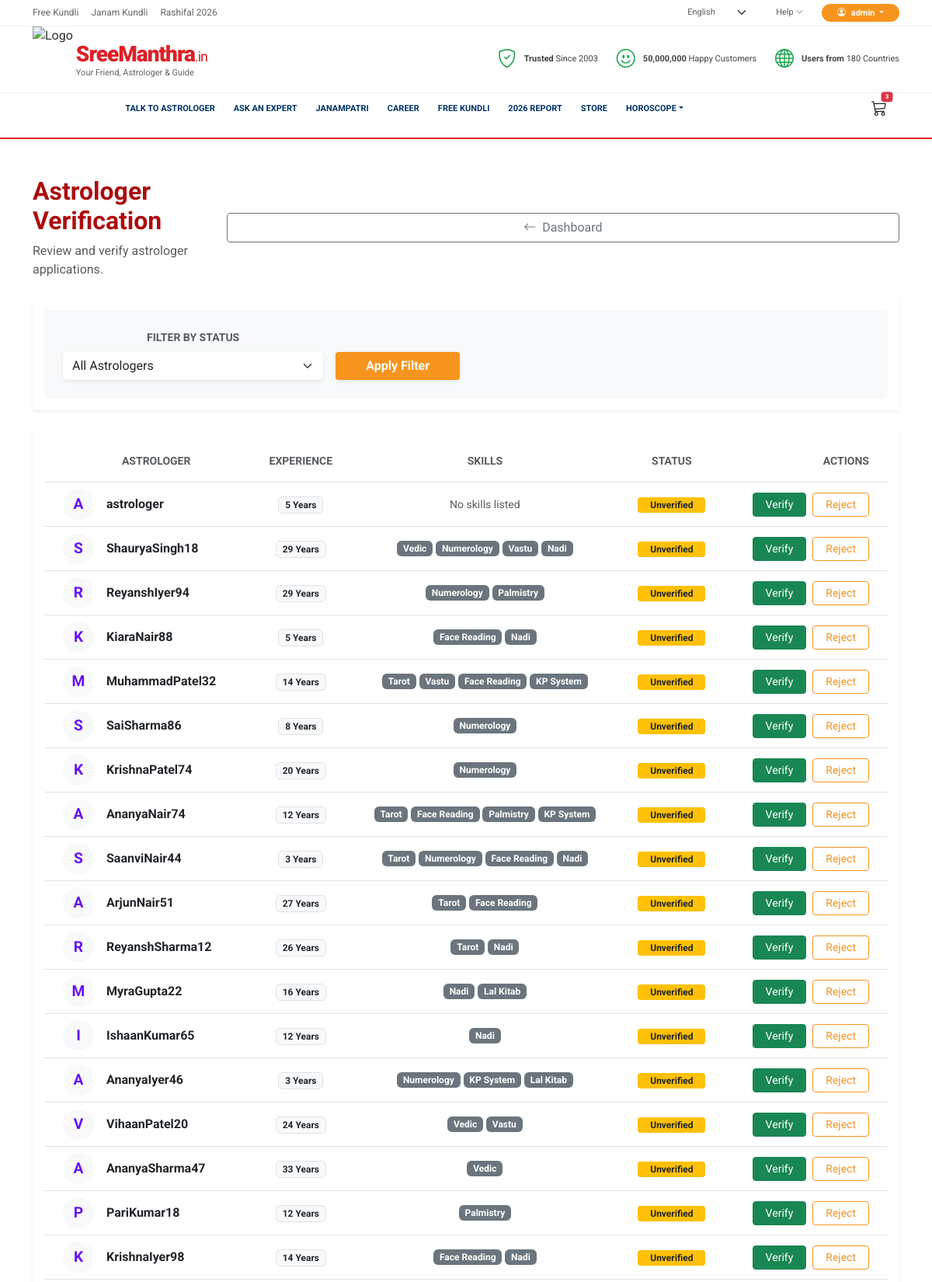
The page /accounts/admin-dashboard/astrologers/ (signed in, upper part) on the database its author committed.
### accounts/models.py (models this page shows)
class User(AbstractUser):
    pass
    class Meta:
        verbose_name = 'User'
        verbose_name_plural = 'Users'

### astrologers/models.py (models this page shows, shortened)
class AstrologerProfile(models.Model):
    user = models.OneToOneField(settings.AUTH_USER_MODEL, on_delete=models.CASCADE, related_name='astrologer_profile')
    bio = models.TextField()
    experience_years = models.IntegerField(default=0)
    skills = models.ManyToManyField(Skill)
    languages = models.ManyToManyField(Language)
    chat_price_per_minute = models.DecimalField(max_digits=6, decimal_places=2, default=10.00)
    call_price_per_minute = models.DecimalField(max_digits=6, decimal_places=2, default=15.00)
    rating = models.DecimalField(max_digits=3, decimal_places=2, default=0.0)
    is_verified = models.BooleanField(default=False)

class Skill(models.Model):
    name = models.CharField(max_length=50)

### accounts/views.py (the view)
# urls.py: path('admin-dashboard/astrologers/', views.admin_astrologer_list, name='admin_astrologer_list'),
@staff_member_required
def admin_astrologer_list(request):
    filter_status = request.GET.get('filter')
    astrologers = AstrologerProfile.objects.all().order_by('is_verified', '-id')
    if filter_status == 'verified':
        astrologers = astrologers.filter(is_verified=True)
    elif filter_status == 'unverified':
        astrologers = astrologers.filter(is_verified=False)
    return render(request, 'accounts/admin_astrologer_list.html', {
        'astrologers': astrologers,
        'current_filter': filter_status
    })

### templates/accounts/admin_astrologer_list.html (shortened to what this page needs)
{% extends 'base.html' %}
{% block content %}
<div class="container py-3 py-md-5" style="min-height: 80vh;">
    <div class="d-flex flex-column flex-md-row justify-content-between align-items-center mb-4">
        <div class="mb-3 mb-md-0">
            <h2 class="fw-bold" style="color: #ab0d0d;">Astrologer Verification</h2>
            <p class="text-muted mb-0">Review and verify astrologer applications.</p>
        </div>
        <a href="{% url 'accounts:admin_dashboard' %}" class="btn btn-outline-secondary rounded-pill px-4 w-100 w-md-auto">
            <i class="bi bi-arrow-left me-2"></i>Dashboard
        </a>
    </div>
    <div class="card border-0 shadow-sm mb-4">
        <div class="card-body p-4 bg-light rounded">
            <form method="get" action="{% url 'accounts:admin_astrologer_list' %}" class="row g-3 align-items-end">
                <div class="col-12 col-md-4">
                    <label class="form-label text-muted small text-uppercase fw-bold">Filter by Status</label>
                    <select name="filter" class="form-select border-0 shadow-sm">
                        <option value="">All Astrologers</option>
                    </select>
                </div>
                <div class="col-12 col-md-2">
                    <button type="submit" class="btn btn-danger w-100 fw-bold shadow-sm"
                        style="background-color: #ab0d0d; border: none;">Apply Filter</button>
                </div>
            </form>
        </div>
    </div>
    <div class="card border-0 shadow-sm">
        <div class="table-responsive">
            <table class="table align-middle mb-0 table-hover">
                <thead class="bg-light">
                    <tr>
                        <th class="ps-4 py-3 text-uppercase text-muted small">Astrologer</th>
                        <th class="py-3 text-uppercase text-muted small">Experience</th>
                        <th class="py-3 text-uppercase text-muted small">Skills</th>
                        <th class="py-3 text-uppercase text-muted small">Status</th>
                        <th class="py-3 text-uppercase text-muted small text-end pe-4">Actions</th>
                    </tr>
                </thead>
                <tbody>
                    {% for astrologer in astrologers %}
                    <tr>
                        <td class="ps-4">
                            <div class="d-flex align-items-center">
                                <div class="bg-light rounded-circle d-flex align-items-center justify-content-center text-primary fw-bold me-3 text-uppercase"
                                    style="width: 40px; height: 40px; font-size: 1.2rem; color: #6610f2 !important;">
                                    {{ astrologer.user.username|first }}
                                </div>
                                <div class="fw-bold text-dark">{{ astrologer.user.username }}</div>
                            </div>
                        </td>
                        <td>
                            <span class="badge bg-light text-dark border">{{ astrologer.experience_years }} Years</span>
                        </td>
                        <td>
                            {% if astrologer.skills.all %}
                            {% for skill in astrologer.skills.all %}
                            <span class="badge bg-secondary mb-1">{{ skill.name }}</span>
                            {% endfor %}
                            {% else %}
                            <span class="text-muted small">No skills listed</span>
                            {% endif %}
                        </td>
                        <td>
                            {% if astrologer.is_verified %}
                            <span class="badge bg-success rounded-pill px-3">Verified</span>
                            {% else %}
                            <span class="badge bg-warning text-dark rounded-pill px-3">Unverified</span>
                            {% endif %}
                        </td>
                        <td class="text-end pe-4">
                            {% if not astrologer.is_verified %}
                            <form method="post" action="{% url 'accounts:admin_verify_astrologer' astrologer.pk %}"
                                style="display:inline;">
                                <button type="submit" name="action" value="approve"
                                    class="btn btn-sm btn-success rounded-pill px-3 me-1">Verify</button>
                            </form>
                            {% endif %}
                            <form method="post" action="{% url 'accounts:admin_verify_astrologer' astrologer.pk %}"
                                style="display:inline;">
                                <button type="submit" name="action" value="reject"
                                    class="btn btn-sm btn-outline-danger rounded-pill px-3"
                                    onclick="return confirm('Are you sure you want to reject/remove verification?');">Reject</button>
                            </form>
                        </td>
                    </tr>
                    {% empty %}
                    <tr>
                        <td colspan="5" class="text-center py-5 text-muted">No astrologers found.</td>
                    </tr>
                    {% endfor %}
                </tbody>
            </table>
        </div>
    </div>
</div>
{% endblock %}

### templates/base.html (shortened to what this page needs)
<!DOCTYPE html>
{% load static %}
{% load i18n %} {% load custom_filters %}
<html lang="{{ LANGUAGE_CODE }}">
  <head>
    <link href="https://cdn.jsdelivr.net/npm/bootstrap@5.3.2/dist/css/bootstrap.min.css" rel="stylesheet"/>
    <link href="https://cdn.jsdelivr.net/npm/bootstrap-icons/font/bootstrap-icons.css" rel="stylesheet"/>
    <link rel="stylesheet" href="{% static 'css/style.css' %}?v={{ 1737807500 }}" />
    <link rel="stylesheet" href="{% static 'css/mobile_styles.css' %}?v={{ 1737807500 }}" />
    <link rel="stylesheet" href="{% static 'css/overflow_fix.css' %}?v={{ 1737807500 }}" />
  </head>
  <body>
    <header class="sacred-header">
      <div class="top-utility-row py-1 d-none d-lg-block">
        <div class="container d-flex justify-content-between align-items-center">
          <div class="d-flex gap-3 utility-links">
            <a href="#">{% trans "Free Kundli" %}</a>
            <a href="#">{% trans "Janam Kundli" %}</a>
            <a href="#">{% trans "Rashifal 2026" %}</a>
          </div>
          <div class="d-flex align-items-center gap-4 utility-actions">
            <form action="{% url 'set_language' %}" method="post" class="m-0">
               <select name="language" onchange="this.form.submit()" class="form-select form-select-sm border-0 bg-transparent text-muted" style="font-size: 11px; cursor: pointer;">
                  {% get_current_language as CURRENT_LANG %} {% get_available_languages as LANGUAGES %}
                  {% for lang in LANGUAGES %}
                  <option value="{{ lang.0 }}" {% if lang.0 == CURRENT_LANG %}selected{% endif %}>{{ lang.1 }}</option>
                  {% endfor %}
               </select>
            </form>
            <a href="#" class="text-decoration-none text-muted" style="font-size: 11px;">Help <i class="bi bi-chevron-down small"></i></a>
            {% if user.is_authenticated %}
            <div class="d-flex align-items-center gap-3">
               <div class="dropdown">
                  <a class="login-auth-btn dropdown-toggle" href="#" data-bs-toggle="dropdown">
                    <i class="bi bi-person-circle me-1"></i> {{ user.username|truncatechars:10 }}
                  </a>
               </div>
            </div>
            {% else %}
            <a href="{% url 'accounts:login' %}" class="login-auth-btn"><i class="bi bi-person-circle me-1"></i> Log In / Sign up</a>
            {% endif %}
          </div>
        </div>
      </div>
      <div class="header-branding-row">
        <div class="container d-flex justify-content-between align-items-center">
          <div class="brand-block">
            <a href="/" class="d-flex align-items-center gap-1 text-decoration-none">
              <img src="{% static 'img/logo.png' %}?v=4" alt="Logo" style="height: 85px;">
              <div class="brand-text">
                <span class="brand-main">SreeManthra<small>.in</small></span>
                <span class="brand-sub">Your Friend, Astrologer & Guide</span>
              </div>
            </a>
          </div>
          <div class="d-none d-lg-flex gap-4 trust-badges-list">
            <div class="trust-item"><i class="bi bi-shield-check"></i> <div><b>Trusted</b> Since 2003</div></div>
            <div class="trust-item"><i class="bi bi-emoji-smile"></i> <div><b>50,000,000</b> Happy Customers</div></div>
            <div class="trust-item"><i class="bi bi-globe"></i> <div><b>Users from</b> 180 Countries</div></div>
          </div>
        </div>
      </div>
      <nav class="navbar navbar-expand-lg navbar-light sacred-nav p-0 d-none d-lg-block">
        <div class="container d-flex">
          <ul class="navbar-nav mx-auto sm-nav-links">
            <li class="nav-item">
              <a class="nav-link" href="{% url 'astrologers:astrologer_list' %}"><span class="badge-sm-live">LIVE</span> TALK TO ASTROLOGER</a>
            </li>
            <li class="nav-item">
              <a class="nav-link" href="#">ASK AN EXPERT</a>
            </li>
            <li class="nav-item">
              <a class="nav-link" href="#"><span class="badge-sm-offer">50%</span> JANAMPATRI</a>
            </li>
            <li class="nav-item">
              <a class="nav-link" href="#">CAREER</a>
            </li>
            <li class="nav-item">
              <a class="nav-link" href="{% url 'kundali:kundali_form' %}">FREE KUNDLI</a>
            </li>
            <li class="nav-item">
              <a class="nav-link" href="#"><span class="badge-sm-offer">50%</span> 2026 REPORT</a>
            </li>
            <li class="nav-item">
              <a class="nav-link" href="{% url 'astromall:product_list' %}">STORE</a>
            </li>
            <li class="nav-item dropdown">
              <a class="nav-link dropdown-toggle" href="#" data-bs-toggle="dropdown">HOROSCOPE</a>
            </li>
          </ul>
          <div class="ms-auto d-flex align-items-center">
            <a href="{% url 'astromall:view_cart' %}" class="nav-link position-relative text-dark px-3">
              <i class="bi bi-cart3 fs-5"></i>
              {% if user.cart_items.count > 0 %}
              <span class="badge rounded-pill bg-danger position-absolute top-10 start-90 translate-middle" style="font-size: 8px;">{{ user.cart_items.count }}</span>
              {% endif %}
            </a>
          </div>
        </div>
      </nav>
    </header>
    <main>{% block content %} {% endblock %}</main>
                    {% get_current_language as CURRENT_LANG %} {% get_available_languages as LANGUAGES %}
  </body>
</html>

### static/css/style.css (style rules this page uses)
:root { --sm-orange: #F7941D; --sm-navy: #003366; --sm-yellow: #FFCB05; --sm-light-bg: #F9FAFB; --sm-white: #FFFFFF; --sm-text-dark: #333333; --kumkum-red: var(--sm-orange); --ruby-red: var(--sm-orange); --sapphire-blue: var(--sm-navy); --amethyst-purple: #9333EA; --wood-brown: var(--sm-text-dark); --pure-white: var(--sm-white); --light-bg: var(--sm-light-bg); }
html { scroll-behavior: smooth; }
* { margin: 0; padding: 0; box-sizing: border-box; }
body { font-family: 'Roboto', sans-serif; background-color: var(--sm-white); color: var(--sm-text-dark); min-height: 100vh; line-height: 1.5; user-select: none; -webkit-user-select: none; -moz-user-select: none; -ms-user-select: none; }
h1, h2, h3, h4, h5, h6, .navbar-brand { font-family: 'Roboto', sans-serif; font-weight: 700; }
a { text-decoration: none; color: inherit; transition: all 0.4s cubic-bezier(0.165, 0.84, 0.44, 1); }
.top-utility-row { background: #FFF; border-bottom: 1px solid #EEE; font-size: 12px; }
.utility-links a { color: #666; font-weight: 400; }
.utility-actions .login-auth-btn { background: #F7941D; color: white; padding: 4px 15px; border-radius: 20px; font-weight: 700; }
.header-branding-row { background: #FFF; }
.brand-main { color: #DE1F26; font-size: 28px; font-weight: 900; letter-spacing: -1px; }
.brand-main small { font-size: 18px; font-weight: 400; }
.brand-sub { display: block; font-size: 11px; color: #666; margin-top: -5px; font-weight: 400; }
.trust-item { display: flex; align-items: center; gap: 10px; font-size: 11px; color: #444; }
.trust-item i { font-size: 24px; color: #16A34A; }
.sacred-header { position: sticky; top: 0; z-index: 1100; background: #FFF; box-shadow: 0 2px 15px rgba(0,0,0,0.05); }
.sacred-nav { border-top: 1px solid #EEE; border-bottom: 2px solid #DE1F26; min-height: 40px; background: #FFF; margin-bottom: 0 !important; }
.sm-nav-links .nav-link { font-size: 11px; font-weight: 700; color: #003366 !important; padding: 12px 12px !important; position: relative; white-space: nowrap; text-transform: uppercase; }
.badge-sm-live, .badge-sm-offer, .badge-sm-free { position: absolute; top: 5px; left: 50%; transform: translateX(-50%); font-size: 8px; padding: 1px 4px; border-radius: 2px; color: white; font-weight: 800; }
.login-auth-btn { background: #F7941D !important; color: white !important; padding: 5px 20px !important; border-radius: 20px !important; font-weight: 700 !important; font-size: 11px !important; text-decoration: none !important; border: none !important; }
main { padding-top: 0; }
.btn-danger { background-color: var(--kumkum-red) !important; border-color: var(--kumkum-red) !important; border-radius: 4px !important; }
.btn-outline-danger { color: var(--kumkum-red) !important; border-color: var(--kumkum-red) !important; border-radius: 4px !important; }
.rounded-pill { border-radius: 4px !important; }
.form-label { font-weight: 600; color: var(--wood-brown); }
:root { --sm-orange: #F7941D; --sm-red: #DE1F26; --sm-navy: #003366; --sm-white: #FFFFFF; --sm-light-orange: #FFF9F2; }
.card { border-radius: 4px; position: relative; border: 1px solid #ECECEC; background: var(--sm-white); overflow: hidden; text-align: center; transition: box-shadow 0.3s ease; box-shadow: 0 1px 3px rgba(0,0,0,0.05); cursor: pointer; padding: 15px; }
.card-body { padding: 15px; }
.card::before { display: none; }
@media (min-width: 768px) { .sacred-nav { height: auto !important; min-height: 60px; } }

### static/css/overflow_fix.css (style rules this page uses)
html, body { overflow-x: hidden !important; width: 100%; position: relative; }

### rows shown on the page
User: username "admin", cart_items.count "3"
AstrologerProfile: user.username|first "A", user.username "astrologer", experience_years "5", shows "No skills listed", is_verified "Unverified"
AstrologerProfile: user.username|first "S", user.username "ShauryaSingh18", experience_years "29", is_verified "Unverified"
Skill: name "Vedic"
Skill: name "Numerology"
Skill: name "Vastu"
Skill: name "Nadi"
AstrologerProfile: user.username|first "R", user.username "ReyanshIyer94", experience_years "29", is_verified "Unverified"
Skill: name "Palmistry"
AstrologerProfile: user.username|first "K", user.username "KiaraNair88", experience_years "5", is_verified "Unverified"
Skill: name "Face Reading"
AstrologerProfile: user.username|first "M", user.username "MuhammadPatel32", experience_years "14", is_verified "Unverified"
Skill: name "Tarot"
Skill: name "KP System"
AstrologerProfile: user.username|first "S", user.username "SaiSharma86", experience_years "8", is_verified "Unverified"
AstrologerProfile: user.username|first "K", user.username "KrishnaPatel74", experience_years "20", is_verified "Unverified"
AstrologerProfile: user.username|first "A", user.username "AnanyaNair74", experience_years "12", is_verified "Unverified"
AstrologerProfile: user.username|first "S", user.username "SaanviNair44", experience_years "3", is_verified "Unverified"
AstrologerProfile: user.username|first "A", user.username "ArjunNair51", experience_years "27", is_verified "Unverified"
AstrologerProfile: user.username|first "R", user.username "ReyanshSharma12", experience_years "26", is_verified "Unverified"
AstrologerProfile: user.username|first "M", user.username "MyraGupta22", experience_years "16", is_verified "Unverified"
Skill: name "Lal Kitab"
AstrologerProfile: user.username|first "I", user.username "IshaanKumar65", experience_years "12", is_verified "Unverified"
AstrologerProfile: user.username|first "A", user.username "AnanyaIyer46", experience_years "3", is_verified "Unverified"
AstrologerProfile: user.username|first "V", user.username "VihaanPatel20", experience_years "24", is_verified "Unverified"
AstrologerProfile: user.username|first "A", user.username "AnanyaSharma47", experience_years "33", is_verified "Unverified"
AstrologerProfile: user.username|first "P", user.username "PariKumar18", experience_years "12", is_verified "Unverified"
AstrologerProfile: user.username|first "K", user.username "KrishnaIyer98", experience_years "14", is_verified "Unverified"

### other values the page prints
form field language "English"
